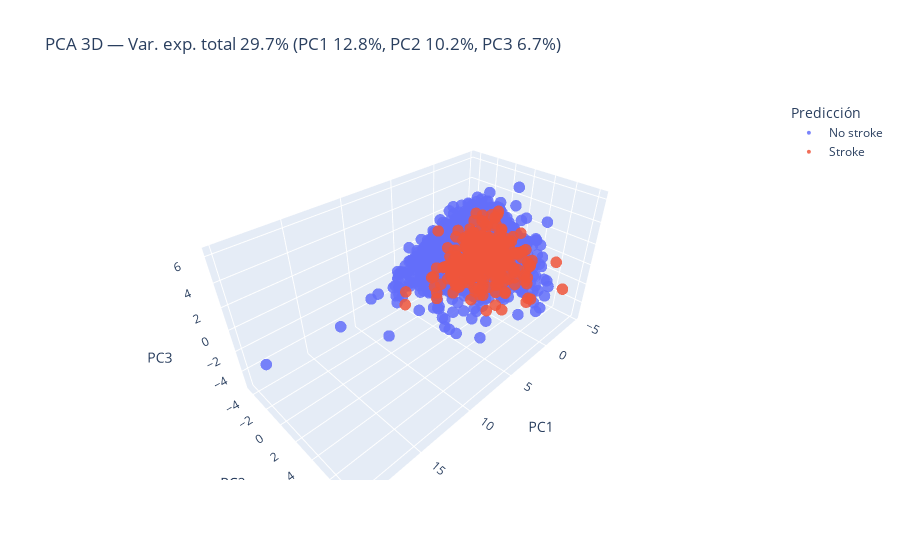

Write notebook code for a chart like this one.
### Code cell
X = df[comunes].apply(pd.to_numeric, errors='coerce')
X = X.fillna(X.median())
Z = StandardScaler().fit_transform(X)

pca = PCA(n_components=3, random_state=random_state)
X3 = pca.fit_transform(Z)
pca_df = pd.DataFrame(X3, index=df.index, columns=['PC1','PC2','PC3'])
mask_sim = pca_df.index.isin(getattr(similar_indices, 'index', similar_indices))

pca_df['pred_stroke'] = df['stroke'].map({0: 'No stroke', 1: 'Stroke'})

exp = pca.explained_variance_ratio_ * 100
title = f'PCA 3D — Var. exp. total {exp.sum():.1f}% (PC1 {exp[0]:.1f}%, PC2 {exp[1]:.1f}%, PC3 {exp[2]:.1f}%)'

fig = px.scatter_3d(
    pca_df,
    x='PC1', y='PC2', z='PC3',
    color='pred_stroke',
    opacity=0.85,
    labels={'pred_stroke': 'Predicción'},
    title=title
)
fig.update_traces(marker=dict(size=4))
fig.show()

### Figure 1 — Plotly figure (JSON) as saved in the notebook; plotly's stock layout.template omitted (floating-point values rounded to 4 significant figures; data arrays with more than 128 entries replaced by an {"elided": "..."} marker saying what was removed)
{"data": [{"hovertemplate": "Predicción=No stroke<br>PC1=%{x}<br>PC2=%{y}<br>PC3=%{z}<extra></extra>", "legendgroup": "No stroke", "marker": {"color": "#636efa", "opacity": 0.85, "size": 4, "symbol": "circle"}, "mode": "markers", "name": "No stroke", "scene": "scene", "showlegend": true, "type": "scatter3d", "x": {"elided": "4241 float values"}, "y": {"elided": "4241 float values"}, "z": {"elided": "4241 float values"}}, {"hovertemplate": "Predicción=Stroke<br>PC1=%{x}<br>PC2=%{y}<br>PC3=%{z}<extra></extra>", "legendgroup": "Stroke", "marker": {"color": "#EF553B", "opacity": 0.85, "size": 4, "symbol": "circle"}, "mode": "markers", "name": "Stroke", "scene": "scene", "showlegend": true, "type": "scatter3d", "x": {"elided": "362 float values"}, "y": {"elided": "362 float values"}, "z": {"elided": "362 float values"}}], "layout": {"legend": {"title": {"text": "Predicción"}, "tracegroupgap": 0}, "scene": {"domain": {"x": [0, 1], "y": [0, 1]}, "xaxis": {"title": {"text": "PC1"}}, "yaxis": {"title": {"text": "PC2"}}, "zaxis": {"title": {"text": "PC3"}}}, "title": {"text": "PCA 3D — Var. exp. total 29.7% (PC1 12.8%, PC2 10.2%, PC3 6.7%)"}}}
